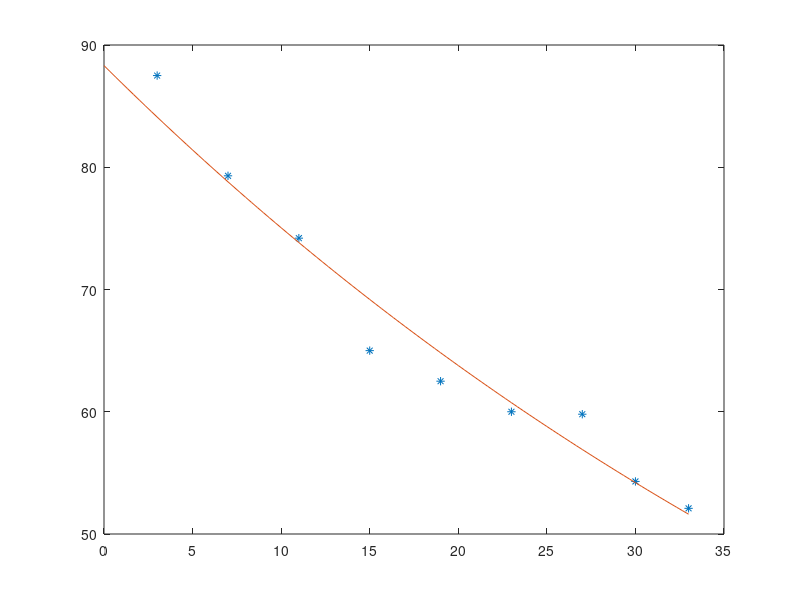

The MATLAB script that drew this image:
x=[3 7 11 15 19 23 27 30 33];
y=[87.5 79.3 74.2 65 62.5 60 59.8 54.3 52.1];
z=log(y);
p=polyfit(x,z,1);
A=p(1);
B=p(2);
C=exp(B);
plot(x,y,'*');
hold on;
x=linspace(0,33,100);
plot(x,C*exp(A*x));
display(p);
